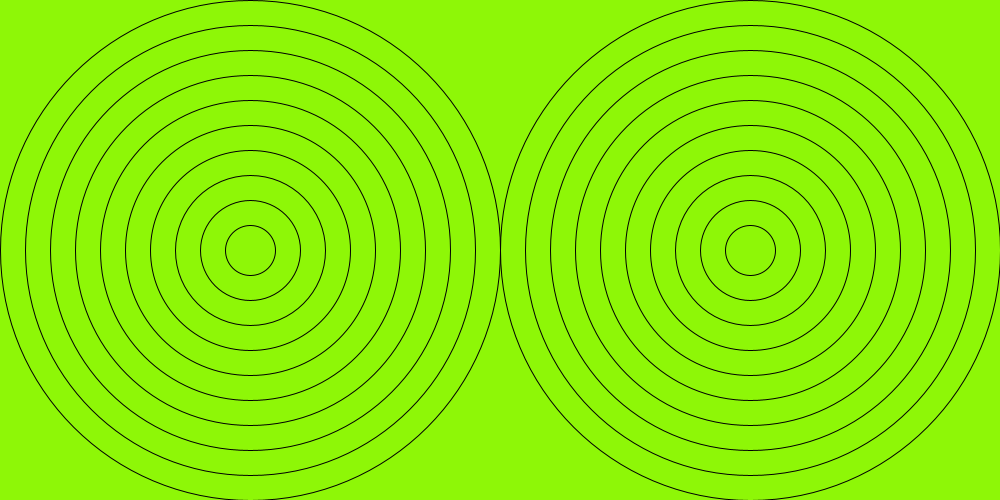
Frame 1 (no input)
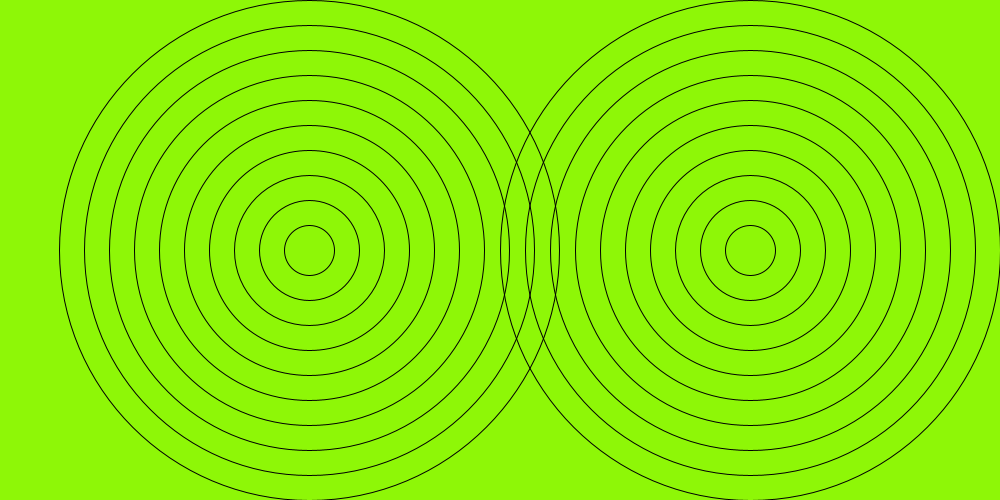
Frame 60 (the mouse pressed at the canvas centre just before this capture)
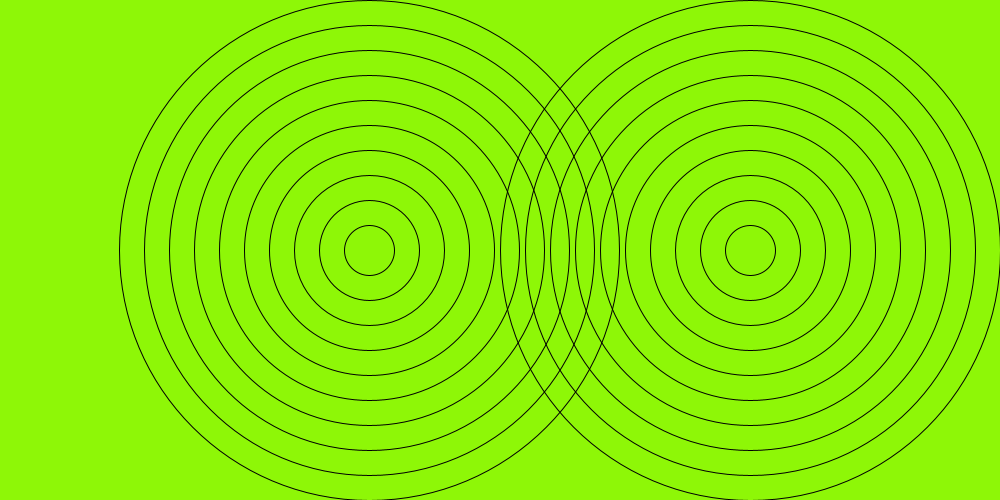
Frame 120 (the mouse held since frame 60 and released just before this capture)

The Processing sketch that drew these frames (run headless with seeded random() and noise(); from frame 60 on, the mouse is pressed at the canvas centre):

// Processing sketch: amazing_rings
// ── amazing_rings.pde
void setup() {
noFill();
size( 1000, 500);
}

int x=250;
int speed=1;
int xtwo=750;
int speedtwo= -1;
void draw() {
background(#8EF707);
  
for( int circles=10; circles>=1; circles--) {
  
ellipse(x,250,50*circles,50*circles);
}
x+= speed;

if (x>= width){
  speed= -speed;


}
else if( x<=0) {
  speed= -speed;

}

  
for( int circles= 10; circles>=1; circles--){

ellipse(xtwo,250,50*circles,50*circles);
}

}
